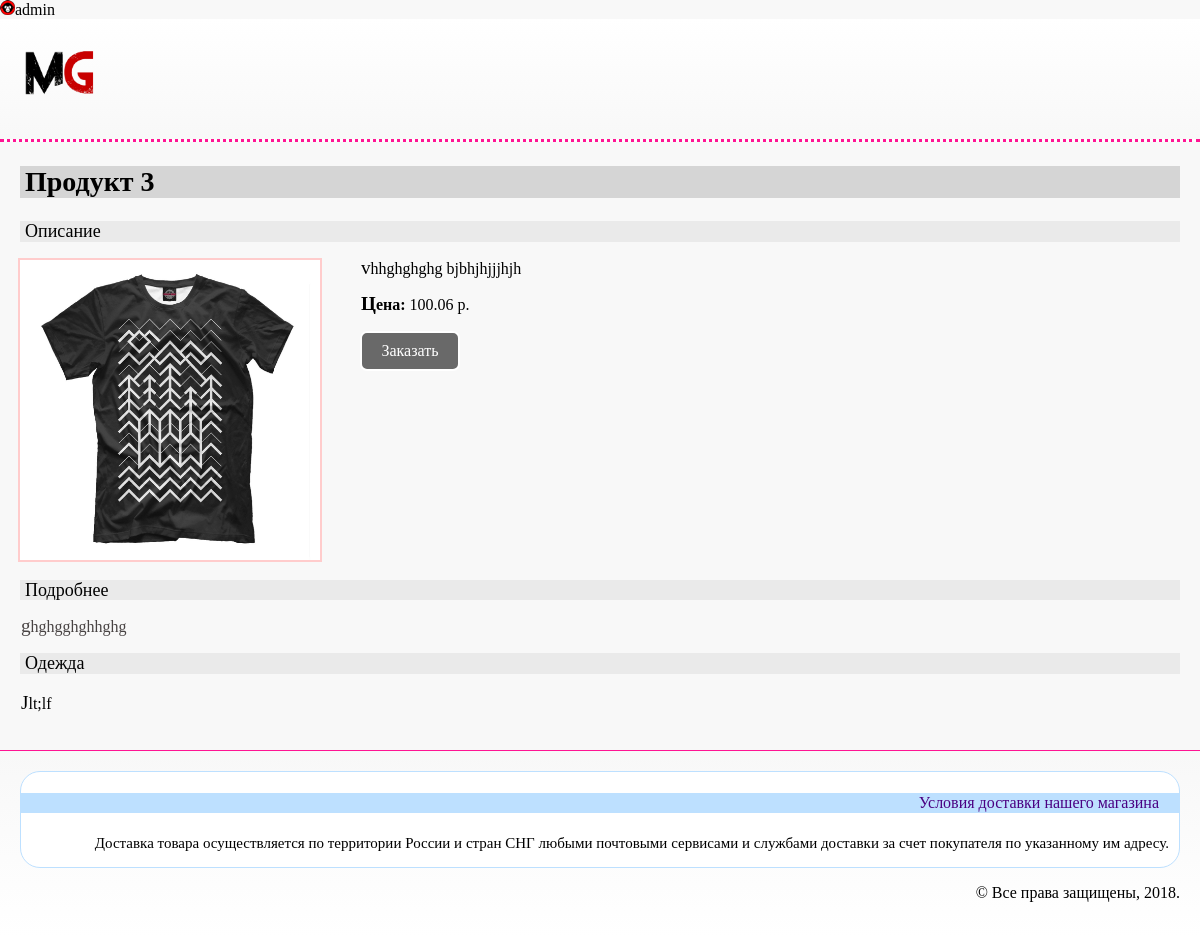
The app's page /products/3/ (signed in) with its own data.
### accounts/models.py (models this page shows, shortened)
class Account(AbstractUser):
    avatar = models.ForeignKey('images.Image',
                               on_delete=models.PROTECT,
                               verbose_name='Аватар',
                               blank=True,
                               null=True)
    phone = models.CharField(verbose_name='Телефон',
                             max_length=12,
                             blank=True,
                             null=True)

### images/models.py (models this page shows, shortened)
class Image(models.Model):
    name = models.CharField(verbose_name='Название изображения',
                            max_length=250,
                            unique=True)
    value = models.ImageField(verbose_name='Изображение',
                              upload_to='images/')

### products/models.py (models this page shows, shortened)
class Product(models.Model):
    title = models.CharField(verbose_name='Название товара',
                             max_length=250,
                             unique=True)
    category = models.ForeignKey(Category,
                                 on_delete=models.CASCADE,
                                 verbose_name='Категория товара')
    image = models.ForeignKey('images.Image',
                              on_delete=models.PROTECT,
                              verbose_name='Изображение товара')
    price = models.DecimalField(verbose_name='Стоимость товара',
                                max_digits=12,
                                decimal_places=2,
                                default=0)
    snippet = models.TextField(verbose_name='Краткое описание товара',
                               null=True,
                               blank=True)
    description = models.TextField(verbose_name='Полное описание товара',
                                   null=True,
                                   blank=True)
    modified = models.DateTimeField(auto_now=True)
    created = models.DateTimeField(auto_now_add=True)

class Category(models.Model):
    title = models.CharField(verbose_name='Название категории',
                             max_length=250,
                             unique=True)
    snippet = models.TextField(verbose_name='Краткое описание категории',
                               null=True,
                               blank=True)
    modified = models.DateTimeField(auto_now=True)
    created = models.DateTimeField(auto_now_add=True)
    def __str__(self):
        return self.title

### products/views/products.py (the view)
class ProductDetailView(DetailView):
    model = Product
    template_name = 'products/product.html'
    context_object_name = 'obj'

### products/templates/products/product.html
{% extends 'basic.html' %} {% block title %} MetalGossipStore&nbsp;&mdash; {{ obj.title }} {% endblock %} {% block content %}
<h2>{{ obj.title }}</h2>
<h3 id="product_header">Описание</h3>
<a href="/media/{{obj.image.value}}" target="_blank"><img id="image_product" src="/media/{{obj.image.value}}" alt="{{ obj.title }}" title="{{ obj.title }}"/></a>
<p id="product_summary"> {{ obj.snippet }} </p>
<p><b>Цена:</b> {{ obj.price }}&nbsp;р.</p>
<p><button id="buy_button">Заказать</button></p>
<h3 id="product_header">Подробнее</h3>
<p id="product_description"> {{ obj.description }} </p>
<h3 id="product_header">{{ obj.category }}</h3>
<p> {{ obj.category.snippet }} </p>
{% endblock %}

### templates/basic.html (shortened to what this page needs)
 {% load static %}
<!DOCTYPE html>
<html lang="en">
<head>
    <link rel="stylesheet" href="{% static 'css/normalize.css' %}">
    <link rel="stylesheet" href="{% static 'css/style.css' %}">
</head>
<body>
    <div class="container">
        <div class="site">
           <div class="user"><img src="{{ user.avatar.value.url }}" alt="Аватар пользователя">{{ user.username|lower }}</div>
            <header class="header">
                <div>
                    {% if title == "Главная" %}
                    <a href="#"><img src="{% static 'img/logo.png' %}" alt="Логотип MetalGossipStore"/></a> {% else %}
                    <a href="/main"><img src="{% static 'img/logo.png' %}" alt="Логотип MetalGossipStore"/></a>{% endif %}
                </div>
                <nav>
                </nav>
            </header>
            <div class="content">
                {% block content %} {% endblock %}
            </div>
        </div>
        <footer>
            <section class="delivery_conditions">
                <h4>Условия доставки нашего магазина</h4>
                <p>Доставка товара осуществляется по&nbsp;территории России и&nbsp;стран СНГ любыми почтовыми сервисами и&nbsp;службами доставки за&nbsp;счет покупателя по&nbsp;указанному им&nbsp;адресу.</p>
            </section>
            <p>
                &copy;&nbsp;Все права защищены,&nbsp{% now "Y" %}.
            </p>
        </footer>
    </div>
</body>
</html>

### static/css/style.css (style rules this page uses)
html, body { height: 100%; }
.container { background-color: #f8f8f8; max-width: 1200px; margin: 0 auto; min-height: 100%; display: flex; flex-direction: column; }
.site { flex-grow: 1; }
.content { padding-left: 20px; padding-right: 20px; }
.content p:first-letter { font-family: Georgia; font-size: 120%; padding-left: 1px; }
body { background-color: white; min-height: 100%; }
.content a { color: darkred; text-decoration: none; border-bottom: 1px solid darkred; }
p { font-size: 16px; }
h2, h3, #product_header { padding-left: 5px; }
h2 { background: #d5d5d5; color: black; font-size: 28px; font-weight: 600; }
h3 { background: #d5d5d5; color: black; font-size: 18px; font-weight: 600; }
.delivery_conditions { background-color: white; border: 1px solid #bde0ff; border-radius: 20px; }
.delivery_conditions h4 { background: #bde0ff; color: indigo; font-size: 16px; font-weight: 400; line-height: 20px; padding-left: 20px; padding-right: 20px; }
.delivery_conditions p { font-size: 15px; padding-left: 10px; padding-right: 10px; }
.catalog img, #image_product { outline: 2px solid #ffcccc; }
#image_product { width: 300px; float: left; margin-right: 40px; margin-bottom: 20px; }
#buy_button, input[type="submit"], button[type="submit"], button[type="reset"] { border: 2px solid; border-radius: 7px; height: 40px; width: 100px; font-size: 16px; background-color: dimgrey; color: white; }
.header { background: linear-gradient(to top, #f8f8f8, white); border-bottom-color: deeppink; border-bottom-style: dotted; min-height: 120px; display: flex; justify-content: space-between; }
.header img { margin-top: 5px; margin-left: 10px; width: 100px; }
footer { background: linear-gradient(to bottom, #f8f8f8, white); border-top-color: deeppink; border-top-style: solid; border-top-width: thin; min-height: 35px; margin-top: 20px; padding: 20px; text-align: right; }
#product_header { background: #eaeaea; color: black; font-size: 18px; font-weight: 400; clear: both; }
#product_summary { color: ##707070; font-size: 16px; line-height: 16px; }
#product_description { color: #484343; font-size: 16px; font-weight: 400; line-height: 16px; text-align: left; }

### records on screen
Account: avatar.value (picture), username "admin"
Product: title "Продукт 3", image.value (picture), snippet "vhhghghghg bjbhjhjjjhjh", price "100.06", description "ghghgghghhghg", category "Одежда", category.snippet "Jlt;lf"
